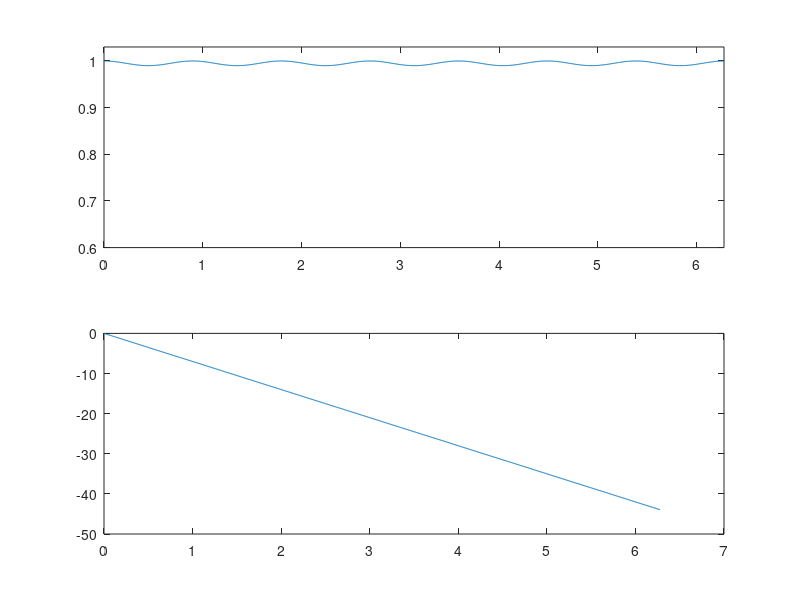

MATLAB code to generate this figure:
%filtro comb
fc = 2*pi;
pf = 0.001*2*pi;

a=[0.005 0.995];
W = [0: pf: fc-pf];
% Y(t) = a0x(t) + a1x(t-n)
n = 7;
H = a(1)+(a(2)*e.^(-i*W*n));
%funzione complessa
%modulo della funzione
subplot(2, 1, 1)
plot (W , abs(H))
axis([W(1) W(end) 0.6 1.03])
subplot(2, 1, 2)
plot(W, unwrap(angle(H)))

%implementar il filtro su un segnale
